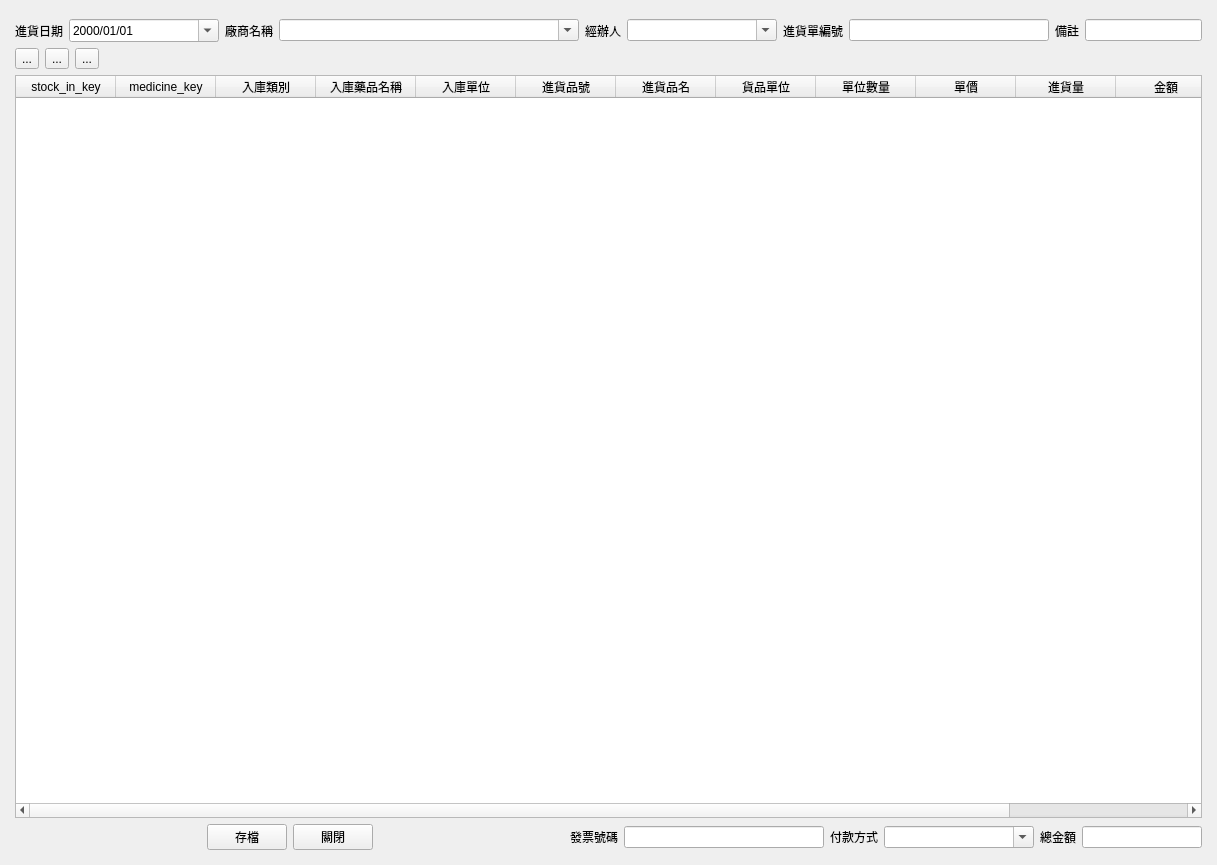
<?xml version="1.0" encoding="UTF-8"?>
<ui version="4.0">
 <class>stock_in_data</class>
 <widget class="QMainWindow" name="stock_in_data">
  <property name="geometry">
   <rect>
    <x>0</x>
    <y>0</y>
    <width>1217</width>
    <height>865</height>
   </rect>
  </property>
  <property name="windowTitle">
   <string>進貨資料</string>
  </property>
  <widget class="QWidget" name="centralwidget">
   <layout class="QHBoxLayout" name="horizontalLayout">
    <item>
     <layout class="QVBoxLayout" name="verticalLayout">
      <property name="leftMargin">
       <number>6</number>
      </property>
      <property name="topMargin">
       <number>10</number>
      </property>
      <property name="rightMargin">
       <number>6</number>
      </property>
      <property name="bottomMargin">
       <number>6</number>
      </property>
      <item>
       <layout class="QGridLayout" name="gridLayout">
        <item row="0" column="0">
         <widget class="QLabel" name="label">
          <property name="text">
           <string>進貨日期</string>
          </property>
         </widget>
        </item>
        <item row="0" column="7">
         <widget class="QLineEdit" name="lineEdit_order_no">
          <property name="sizePolicy">
           <sizepolicy hsizetype="Preferred" vsizetype="Fixed">
            <horstretch>0</horstretch>
            <verstretch>0</verstretch>
           </sizepolicy>
          </property>
          <property name="minimumSize">
           <size>
            <width>200</width>
            <height>0</height>
           </size>
          </property>
         </widget>
        </item>
        <item row="0" column="6">
         <widget class="QLabel" name="label_2">
          <property name="text">
           <string>進貨單編號</string>
          </property>
         </widget>
        </item>
        <item row="0" column="3">
         <widget class="QComboBox" name="comboBox_supplier">
          <property name="minimumSize">
           <size>
            <width>300</width>
            <height>0</height>
           </size>
          </property>
          <property name="editable">
           <bool>true</bool>
          </property>
         </widget>
        </item>
        <item row="0" column="11">
         <widget class="QLineEdit" name="lineEdit_remark"/>
        </item>
        <item row="0" column="4">
         <widget class="QLabel" name="label_8">
          <property name="text">
           <string>經辦人</string>
          </property>
         </widget>
        </item>
        <item row="0" column="2">
         <widget class="QLabel" name="label_3">
          <property name="text">
           <string>廠商名稱</string>
          </property>
         </widget>
        </item>
        <item row="0" column="1">
         <widget class="QDateEdit" name="dateEdit_stock_in_date">
          <property name="minimumSize">
           <size>
            <width>150</width>
            <height>0</height>
           </size>
          </property>
          <property name="currentSection">
           <enum>QDateTimeEdit::DaySection</enum>
          </property>
          <property name="displayFormat">
           <string>yyyy/MM/dd</string>
          </property>
          <property name="calendarPopup">
           <bool>true</bool>
          </property>
          <property name="currentSectionIndex">
           <number>2</number>
          </property>
         </widget>
        </item>
        <item row="0" column="10">
         <widget class="QLabel" name="label_6">
          <property name="text">
           <string>備註</string>
          </property>
         </widget>
        </item>
        <item row="0" column="5">
         <widget class="QComboBox" name="comboBox_attn">
          <property name="minimumSize">
           <size>
            <width>150</width>
            <height>0</height>
           </size>
          </property>
          <property name="editable">
           <bool>true</bool>
          </property>
         </widget>
        </item>
       </layout>
      </item>
      <item>
       <layout class="QHBoxLayout" name="horizontalLayout_5">
        <item>
         <widget class="QToolButton" name="toolButton_add_item">
          <property name="text">
           <string>...</string>
          </property>
          <property name="icon">
           <iconset>
            <normaloff>../icons/gtk-add.svg</normaloff>../icons/gtk-add.svg</iconset>
          </property>
         </widget>
        </item>
        <item>
         <widget class="QToolButton" name="toolButton_remove_item">
          <property name="text">
           <string>...</string>
          </property>
          <property name="icon">
           <iconset>
            <normaloff>../icons/gtk-remove.svg</normaloff>../icons/gtk-remove.svg</iconset>
          </property>
         </widget>
        </item>
        <item>
         <widget class="QToolButton" name="toolButton_edit_medicine">
          <property name="toolTip">
           <string>編輯處方詞庫</string>
          </property>
          <property name="text">
           <string>...</string>
          </property>
          <property name="icon">
           <iconset>
            <normaloff>../icons/gtk-edit.svg</normaloff>../icons/gtk-edit.svg</iconset>
          </property>
         </widget>
        </item>
        <item>
         <spacer name="horizontalSpacer_3">
          <property name="orientation">
           <enum>Qt::Horizontal</enum>
          </property>
          <property name="sizeHint" stdset="0">
           <size>
            <width>40</width>
            <height>20</height>
           </size>
          </property>
         </spacer>
        </item>
       </layout>
      </item>
      <item>
       <widget class="QTableWidget" name="tableWidget_stock_in_items">
        <property name="editTriggers">
         <set>QAbstractItemView::AnyKeyPressed|QAbstractItemView::DoubleClicked|QAbstractItemView::EditKeyPressed|QAbstractItemView::SelectedClicked</set>
        </property>
        <property name="alternatingRowColors">
         <bool>true</bool>
        </property>
        <property name="selectionMode">
         <enum>QAbstractItemView::SingleSelection</enum>
        </property>
        <property name="selectionBehavior">
         <enum>QAbstractItemView::SelectItems</enum>
        </property>
        <column>
         <property name="text">
          <string>stock_in_key</string>
         </property>
        </column>
        <column>
         <property name="text">
          <string>medicine_key</string>
         </property>
        </column>
        <column>
         <property name="text">
          <string>入庫類別</string>
         </property>
        </column>
        <column>
         <property name="text">
          <string>入庫藥品名稱</string>
         </property>
        </column>
        <column>
         <property name="text">
          <string>入庫單位</string>
         </property>
        </column>
        <column>
         <property name="text">
          <string>進貨品號</string>
         </property>
        </column>
        <column>
         <property name="text">
          <string>進貨品名</string>
         </property>
        </column>
        <column>
         <property name="text">
          <string>貨品單位</string>
         </property>
        </column>
        <column>
         <property name="text">
          <string>單位數量</string>
         </property>
        </column>
        <column>
         <property name="text">
          <string>單價</string>
         </property>
        </column>
        <column>
         <property name="text">
          <string>進貨量</string>
         </property>
        </column>
        <column>
         <property name="text">
          <string>金額</string>
         </property>
        </column>
        <column>
         <property name="text">
          <string>備註</string>
         </property>
        </column>
       </widget>
      </item>
      <item>
       <layout class="QHBoxLayout" name="horizontalLayout_2">
        <item>
         <spacer name="horizontalSpacer_2">
          <property name="orientation">
           <enum>Qt::Horizontal</enum>
          </property>
          <property name="sizeHint" stdset="0">
           <size>
            <width>40</width>
            <height>20</height>
           </size>
          </property>
         </spacer>
        </item>
        <item>
         <widget class="QPushButton" name="pushButton_save">
          <property name="text">
           <string>存檔</string>
          </property>
          <property name="icon">
           <iconset>
            <normaloff>../icons/document-save.svg</normaloff>../icons/document-save.svg</iconset>
          </property>
         </widget>
        </item>
        <item>
         <widget class="QPushButton" name="pushButton_close">
          <property name="text">
           <string>關閉</string>
          </property>
          <property name="icon">
           <iconset>
            <normaloff>../icons/gtk-close.svg</normaloff>../icons/gtk-close.svg</iconset>
          </property>
         </widget>
        </item>
        <item>
         <spacer name="horizontalSpacer">
          <property name="orientation">
           <enum>Qt::Horizontal</enum>
          </property>
          <property name="sizeHint" stdset="0">
           <size>
            <width>40</width>
            <height>20</height>
           </size>
          </property>
         </spacer>
        </item>
        <item>
         <widget class="QLabel" name="label_5">
          <property name="text">
           <string>發票號碼</string>
          </property>
         </widget>
        </item>
        <item>
         <widget class="QLineEdit" name="lineEdit_invoice_no">
          <property name="sizePolicy">
           <sizepolicy hsizetype="Preferred" vsizetype="Fixed">
            <horstretch>0</horstretch>
            <verstretch>0</verstretch>
           </sizepolicy>
          </property>
          <property name="minimumSize">
           <size>
            <width>200</width>
            <height>0</height>
           </size>
          </property>
         </widget>
        </item>
        <item>
         <widget class="QLabel" name="label_9">
          <property name="text">
           <string>付款方式</string>
          </property>
         </widget>
        </item>
        <item>
         <widget class="QComboBox" name="comboBox_payment_type">
          <property name="minimumSize">
           <size>
            <width>150</width>
            <height>0</height>
           </size>
          </property>
          <property name="editable">
           <bool>true</bool>
          </property>
         </widget>
        </item>
        <item>
         <widget class="QLabel" name="label_4">
          <property name="text">
           <string>總金額</string>
          </property>
         </widget>
        </item>
        <item>
         <widget class="QLineEdit" name="lineEdit_total_amount">
          <property name="maximumSize">
           <size>
            <width>120</width>
            <height>16777215</height>
           </size>
          </property>
         </widget>
        </item>
       </layout>
      </item>
     </layout>
    </item>
   </layout>
  </widget>
  <widget class="QMenuBar" name="menubar">
   <property name="geometry">
    <rect>
     <x>0</x>
     <y>0</y>
     <width>1217</width>
     <height>33</height>
    </rect>
   </property>
  </widget>
 </widget>
 <tabstops>
  <tabstop>dateEdit_stock_in_date</tabstop>
  <tabstop>comboBox_supplier</tabstop>
  <tabstop>comboBox_attn</tabstop>
  <tabstop>lineEdit_order_no</tabstop>
  <tabstop>lineEdit_remark</tabstop>
  <tabstop>toolButton_add_item</tabstop>
  <tabstop>toolButton_remove_item</tabstop>
  <tabstop>tableWidget_stock_in_items</tabstop>
  <tabstop>pushButton_save</tabstop>
  <tabstop>pushButton_close</tabstop>
  <tabstop>lineEdit_invoice_no</tabstop>
  <tabstop>comboBox_payment_type</tabstop>
  <tabstop>lineEdit_total_amount</tabstop>
 </tabstops>
 <resources/>
 <connections/>
</ui>
